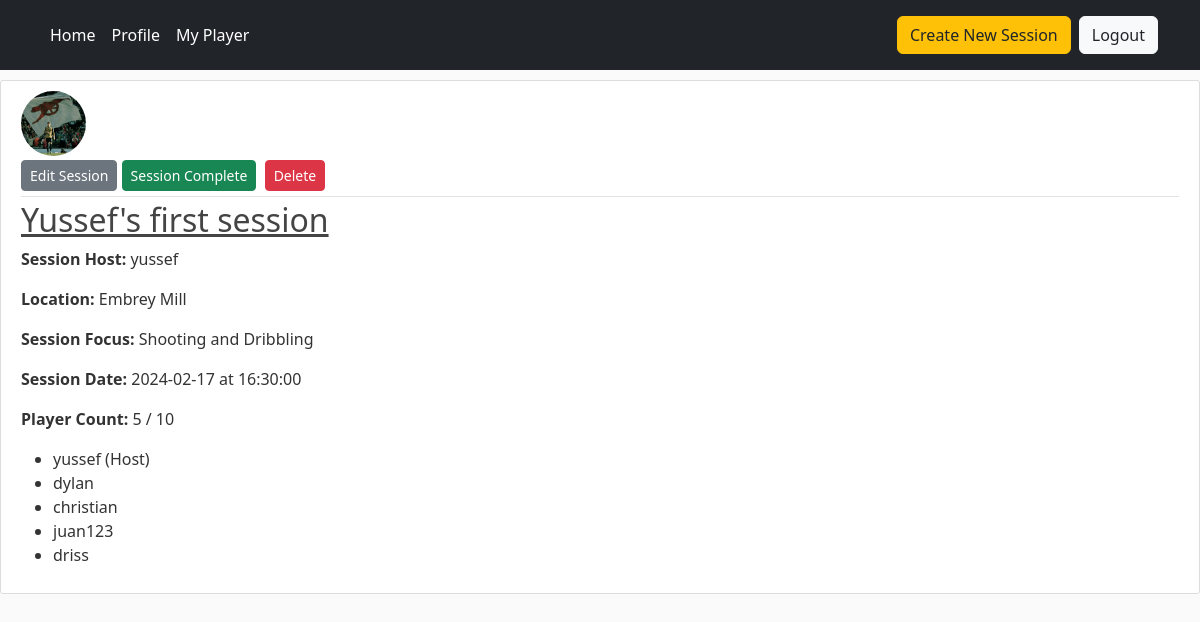
The app's page /session/1 (signed in) with its own data.
### trainee/models.py (models this page shows, shortened)
class User(db.Model, UserMixin):
    id = db.Column(db.Integer, primary_key=True)
    username = db.Column(db.String(20), nullable=False, unique=True)
    email = db.Column(db.String(120), nullable=False, unique=True)
    image_file = db.Column(db.String(20), nullable=False, default = 'default.jpeg')
    password = db.Column(db.String(80), nullable=False)
    sessions = db.relationship('Session', secondary=user_session_table, backref='author', lazy=True)
    user_player = db.relationship('Player', backref='user', lazy=True, uselist=False)

class Session(db.Model):
    id = db.Column(db.Integer, primary_key=True)
    title = db.Column(db.String(100), nullable = False)
    location = db.Column(db.String(50), nullable = False)
    session_date = db.Column(db.Date, nullable = False)
    session_time = db.Column(db.Time, nullable = False)
    skillFocus = db.Column(db.String(200), nullable=False, default='No Preferance')
    session_host = db.Column(db.Integer, nullable=False)
    user_id = db.Column(db.Integer, db.ForeignKey('user.id'), nullable=False)
    participants = db.relationship('User', secondary=user_session_table, backref='joined_sessions', lazy=True)

### trainee/sessions/routes.py (the view)
@sessions.route("/session/<int:session_id>")
def session(session_id):
    session = Session.query.get_or_404(session_id)
    return render_template('session.html',
                           title=session.title,
                           session=session)

### trainee/models.py (called while the page is built)
@login_manager.user_loader
def load_user(user_id):
    return User.query.get(int(user_id))

### trainee/templates/session.html (shortened to what this page needs)
{% extends "layout.html" %}
{% block content %}
  <article class="media content-section">
    <img class="rounded-circle article-img" src="{{ url_for('static', filename='profile_pics/' + current_user.image_file) }}">
    <div class="media-body">
      <div class="article-metadata">
        {% if session.session_host == current_user.username %}
          <div>
            <a class="btn btn-secondary btn-sm mt-1 mb-1" href="{{ url_for('sessions.update_session', session_id=session.id) }}">Edit Session</a>
            <a class="btn btn-success btn-sm mt-1 mb-1" href="{{ url_for('sessions.complete_session', session_id=session.id) }}">Session Complete</a>
            <button type="button" class="btn btn-danger btn-sm m-1" data-toggle="modal" data-target="#deleteModal">Delete</button>
          </div>
        {% else %}
          <div>
            <a class="btn btn-success" href="{{ url_for('sessions.join_session', session_id=session.id) }}">Join Session!</a>
          </div>
        {% endif %}
      </div>
      <h2 class="article-title"> <u> {{ session.title }} </u> </h2>
      <p> <b>Session Host: </b> {{ session.session_host }} </p>
      <p> <b>Location: </b> {{ session.location }} </p>
      <p> <b>Session Focus: </b> {{ session.skillFocus }} </p>
      <p> <b>Session Date: </b> {{ session.session_date }} at {{ session.session_time }} </p>
      <p> <b>Player Count: </b> {{ session.participants|length + 1}} / 10 </p>
      <ul>
        <li> {{ session.session_host }} (Host) </li>
        {% for player in session.participants %}
          <li> {{ player.username }} </li>
        {% endfor %}
      </ul>
    </div>
  </article>
{% endblock content %}

### trainee/templates/layout.html (shortened to what this page needs)
<!DOCTYPE html>
<html lang="en">
<head>
    <link href="https://cdn.jsdelivr.net/npm/bootstrap@5.3.1/dist/css/bootstrap.min.css" rel="stylesheet">
    <link rel="stylesheet" type="text/css" href="{{ url_for('static', filename='main.css' )}}">
</head>
<body>
    <header class="header-global">
        <nav class="navbar navbar-expand-md navbar-dark bg-dark fixed-top">
            <div class="container position-relative">
                <div class="navbar-collapse collapse mr-auto" id="navbar_global">
                    <ul class="navbar-nav navbar-nav-hover align-items-lg-center">
                        {% if current_user.is_authenticated %}
                            <li class="nav-item mr-2">
                                <a class="nav-item nav-link text-white" href="{{ url_for('main.home')}}">Home</a>
                            </li>
                            <li class="nav-item mr-2">
                                <a class="nav-item nav-link text-white" href="{{ url_for('users.profile')}}">Profile</a>
                            </li>
                            <li class="nav-item mr-2">
                                <a class="nav-item nav-link text-white" href="{{ url_for('players.player_page')}}"> My Player</a>
                            </li>
                        {% endif %}
                    </ul>
                </div>
                <div class="d-flex align-items-center ml-auto">
                    {% if current_user.is_authenticated %}
                        <a href="{{ url_for('sessions.new_session')}}" class="btn btn-warning text-dark m-2">
                        Create New Session
                        </a>
                        <a href="{{ url_for('users.logout')}}" class="btn btn-light text-dark mr-md-3">
                        Logout
                        </a>
                    {% else %}
                        <span class="fas fa-rocket mr-2">
                            <a href="{{ url_for('users.register')}}" class="btn btn-warning text-dark mr-md-3">Get Started!</a>
                            <a href="{{ url_for('users.login')}}" class="btn btn-light text-dark mr-md-3"> Sign In </a>
                        </span>
                    {% endif %}
                </div>
            </div>
        </nav>
    </header>
        {% block content %}{% endblock %}
</body>
</html>

### trainee/static/main.css (style rules this page uses)
body { background: #fafafa; color: #333333; margin-top: 5rem; }
h1, h2, h3, h4, h5, h6 { color: #444444; }
.content-section { background: #ffffff; padding: 10px 20px; border: 1px solid #dddddd; border-radius: 3px; margin-bottom: 20px; }
.article-title { color: #444444; }
.article-img { height: 65px; width: 65px; margin-right: 16px; object-fit:cover; }
.article-metadata { padding-bottom: 1px; margin-bottom: 4px; border-bottom: 1px solid #e3e3e3 }
img { width: 100%; object-fit: cover; }

### records on screen
User: image_file (placeholder picture)
User: username "dylan"
User: username "christian"
User: username "juan123"
User: username "driss"

### other values on screen
{{ session.title }} "Yussef's first session"
{{ session.session_host }} "yussef"
{{ session.location }} "Embrey Mill"
{{ session.skillFocus }} "Shooting and Dribbling"
{{ session.session_date }} "2024-02-17"
{{ session.session_time }} "16:30:00"
{{ session.participants|length + 1 }} "5"
